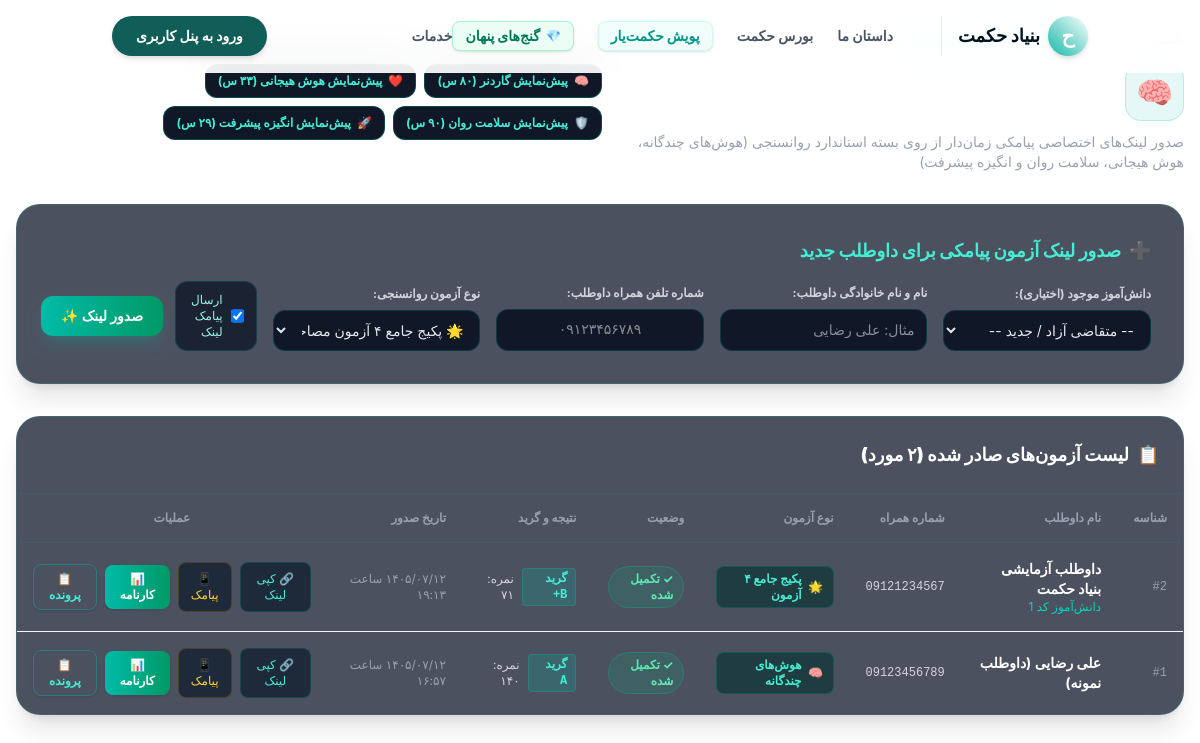
The page /admin-interview-tests.php (signed in) on the database its author committed.
### tables this page shows
CREATE TABLE interview_tests (
    id INTEGER PRIMARY KEY AUTOINCREMENT,
    token TEXT UNIQUE NOT NULL,
    student_id INTEGER,
    candidate_name TEXT NOT NULL,
    mobile TEXT,
    national_id TEXT,
    test_type TEXT DEFAULT 'interview_battery',
    status TEXT DEFAULT 'pending',
    current_question INTEGER DEFAULT 0,
    answers_json TEXT DEFAULT '{}',
    scores_json TEXT DEFAULT '{}',
    total_time_spent INTEGER DEFAULT 0,
    started_at TEXT,
    completed_at TEXT,
    created_at DATETIME DEFAULT CURRENT_TIMESTAMP,
    FOREIGN KEY (student_id) REFERENCES students(id)
);

### admin-interview-tests.php (the view, shortened to what the rows shown need)
<?php
require_once 'includes/db.php';
require_once 'includes/SmsService.php';
$available_tests = getAllAvailableTests();
$pdo->exec("
    CREATE TABLE IF NOT EXISTS interview_tests (
        id INTEGER PRIMARY KEY AUTOINCREMENT,
        token TEXT UNIQUE NOT NULL,
        student_id INTEGER,
        candidate_name TEXT NOT NULL,
        mobile TEXT,
        national_id TEXT,
        test_type TEXT DEFAULT 'comprehensive_battery',
        status TEXT DEFAULT 'pending',
        current_question INTEGER DEFAULT 0,
        answers_json TEXT DEFAULT '{}',
        scores_json TEXT DEFAULT '{}',
        total_time_spent INTEGER DEFAULT 0,
        started_at TEXT,
        completed_at TEXT,
        created_at DATETIME DEFAULT CURRENT_TIMESTAMP,
        FOREIGN KEY (student_id) REFERENCES students(id)
    )
");
$tests_stmt = $pdo->query("
    SELECT t.*, s.name as st_name, s.surname as st_surname
    FROM interview_tests t
    LEFT JOIN students s ON t.student_id = s.id
    ORDER BY t.id DESC
");
$all_tests = $tests_stmt->fetchAll(PDO::FETCH_ASSOC);
$protocol = (isset($_SERVER['HTTPS']) && $_SERVER['HTTPS'] === 'on') ? 'https' : 'http';
$host = $_SERVER['HTTP_HOST'] ?? 'hekmatfoundation.org';
$base_test_url = "{$protocol}://{$host}/interview-test.php?token=";
?>
<!DOCTYPE html>
<html lang="fa-IR" dir="rtl" class="scroll-smooth">
<head>
    <?php include 'includes/head.php'; ?>
</head>
<body class="bg-gray-950 text-gray-100 font-sans min-h-screen">
    <main class="container mx-auto px-4 py-8 max-w-7xl">
        <div class="flex flex-col md:flex-row md:items-center justify-between gap-4 mb-8">
            <div>
                <h1 class="text-2xl md:text-3xl font-black text-white flex items-center gap-3">
                    <span class="p-2.5 bg-teal-500/10 text-teal-400 rounded-2xl border border-teal-500/20">🧠</span>
                </h1>
            </div>
        </div>
        <div class="glass-box rounded-3xl p-6 md:p-8 mb-8 shadow-xl">
            <h2 class="text-lg font-black text-teal-300 mb-4 flex items-center gap-2">
                <span>➕</span>
                <span>صدور لینک آزمون پیامکی برای داوطلب جدید</span>
            </h2>
        </div>
        <div class="glass-box rounded-3xl overflow-hidden shadow-xl">
            <div class="p-6 border-b border-teal-500/10 flex items-center justify-between">
                <h2 class="text-lg font-black text-white flex items-center gap-2">
                    <span>📋</span>
                    <span>لیست آزمون‌های صادر شده (<?php echo toFarsiDigits(count($all_tests)); ?> مورد)</span>
                </h2>
            </div>
            <div class="overflow-x-auto">
                <table class="w-full text-right text-sm">
                    <thead class="bg-gray-900/90 text-gray-400 text-xs border-b border-teal-500/10">
                        <tr>
                            <th class="py-4 px-4 font-bold">شناسه</th>
                            <th class="py-4 px-4 font-bold">نام داوطلب</th>
                            <th class="py-4 px-4 font-bold">شماره همراه</th>
                            <th class="py-4 px-4 font-bold">نوع آزمون</th>
                            <th class="py-4 px-4 font-bold">وضعیت</th>
                            <th class="py-4 px-4 font-bold">نتیجه و گرید</th>
                            <th class="py-4 px-4 font-bold">تاریخ صدور</th>
                            <th class="py-4 px-4 font-bold text-center">عملیات</th>
                        </tr>
                    </thead>
                    <tbody class="divide-y divide-teal-500/5">
                        <?php if (empty($all_tests)): ?>
                            <tr>
                                <td colspan="8" class="text-center py-10 text-gray-500">
                                    هنوز هیچ آزمونی صادر نشده است. با فرم بالا اولین لینک را صادر نمایید.
                                </td>
                            </tr>
                        <?php else: ?>
                            <?php foreach ($all_tests as $t):
                                $scores = !empty($t['scores_json']) ? json_decode($t['scores_json'], true) : null;
                                $link = $base_test_url . $t['token'];
                                $ttype = $t['test_type'] ?? 'gardner_mit';
                                $tmeta = $available_tests[$ttype] ?? ['title' => $ttype, 'icon' => '📝'];
                            ?>
                            <tr class="hover:bg-teal-500/5 transition">
                                <td class="py-4 px-4 font-mono text-xs text-gray-400">#<?php echo $t['id']; ?></td>
                                <td class="py-4 px-4 font-bold text-white">
                                    <?php echo htmlspecialchars($t['candidate_name']); ?>
                                    <?php if (!empty($t['student_id'])): ?>
                                        <span class="text-xs font-normal text-teal-400 block">دانش‌آموز کد <?php echo $t['student_id']; ?></span>
                                    <?php endif; ?>
                                </td>
                                <td class="py-4 px-4 font-mono text-xs text-gray-300">
                                    <?php echo !empty($t['mobile']) ? htmlspecialchars($t['mobile']) : '<span class="text-gray-600">ثبت‌نشده</span>'; ?>
                                </td>
                                <td class="py-4 px-4">
                                    <span class="inline-flex items-center gap-1.5 px-2.5 py-1 rounded-lg bg-teal-950/60 border border-teal-500/20 text-teal-300 text-xs font-bold">
                                        <span><?php echo $tmeta['icon'] ?? '📝'; ?></span>
                                        <span><?php echo htmlspecialchars($tmeta['short_title'] ?? $tmeta['title']); ?></span>
                                    </span>
                                </td>
                                <td class="py-4 px-4">
                                    <?php if ($t['status'] === 'completed'): ?>
                                        <span class="inline-flex items-center gap-1 px-2.5 py-1 rounded-full bg-emerald-500/15 border border-emerald-500/30 text-emerald-300 text-xs font-bold">
                                            ✓ تکمیل شده
                                        </span>
                                    <?php elseif ($t['status'] === 'in_progress'): ?>
                                        <span class="inline-flex items-center gap-1 px-2.5 py-1 rounded-full bg-amber-500/15 border border-amber-500/30 text-amber-300 text-xs font-bold animate-pulse">
                                            ⏳ در حال پاسخ
                                        </span>
                                    <?php else: ?>
                                        <span class="inline-flex items-center gap-1 px-2.5 py-1 rounded-full bg-gray-800 border border-gray-700 text-gray-400 text-xs font-bold">
                                            در انتظار شروع
                                        </span>
                                    <?php endif; ?>
                                </td>
                                <td class="py-4 px-4">
                                    <?php if ($scores): ?>
                                        <div class="flex items-center gap-2">
                                            <span class="px-2 py-0.5 rounded bg-teal-500/20 text-teal-300 font-bold font-mono text-xs border border-teal-500/30">
                                                گرید <?php echo htmlspecialchars($scores['grade'] ?? '-'); ?>
                                            </span>
                                            <span class="text-xs text-gray-300">
                                                نمره: <?php echo toFarsiDigits($scores['total_score'] ?? 0); ?>
                                            </span>
                                        </div>
                                    <?php else: ?>
                                        <span class="text-gray-500 text-xs">---</span>
                                    <?php endif; ?>
                                </td>
                                <td class="py-4 px-4 text-xs text-gray-400">
                                    <?php echo formatJalaliDateTime($t['created_at']); ?>
                                </td>
                                <td class="py-4 px-4 text-center">
                                    <div class="flex items-center justify-center gap-2">
                                        <button onclick="copyToClipboard('<?php echo htmlspecialchars($link); ?>')"
                                                title="کپی لینک اختصاصی برای ارسال به داوطلب"
                                                class="p-2 bg-gray-800 hover:bg-teal-600/30 text-teal-300 rounded-lg text-xs transition border border-teal-500/20">
                                            🔗 کپی لینک
                                        </button>
                                        <?php if (!empty($t['mobile'])): ?>
                                        <form method="POST" class="inline" onsubmit="return confirm('پیامک لینک آزمون به شماره <?php echo $t['mobile']; ?> ارسال شود؟');">
                                            <button type="submit" title="ارسال پیامک مجدد"
                                                    class="p-2 bg-gray-800 hover:bg-gray-700 text-amber-300 rounded-lg text-xs transition border border-amber-500/20">
                                                📱 پیامک
                                            </button>
                                        </form>
                                        <?php endif; ?>
                                        <?php if ($scores): ?>
                                        <button onclick='showReportModal(<?php echo json_encode($t, JSON_UNESCAPED_UNICODE); ?>, <?php echo json_encode($scores, JSON_UNESCAPED_UNICODE); ?>)'
                                                class="px-2.5 py-1.5 bg-gradient-to-r from-teal-500 to-emerald-600 hover:from-teal-400 hover:to-emerald-500 text-white font-bold rounded-lg text-xs shadow transition">
                                            📊 کارنامه
                                        </button>
                                        <a href="interview-dossier.php?token=<?php echo urlencode($t['token']); ?>" target="_blank"
                                           title="مشاهده پرونده تحلیلی تفصیلی و رادار چارت (آماده پرینت A4)"
                                           class="px-2.5 py-1.5 bg-teal-950/80 hover:bg-teal-900 border border-teal-500/40 text-teal-300 font-bold rounded-lg text-xs shadow transition flex items-center gap-1">
                                            📋 پرونده
                                        </a>
                                        <?php endif; ?>
                                    </div>
                                </td>
                            </tr>
                            <?php endforeach; ?>
                        <?php endif; ?>
                    </tbody>
                </table>
            </div>
        </div>
    </main>
</body>
</html>

### rows shown on the page
interview_tests: id "2", candidate_name "داوطلب آزمایشی بنیاد حکمت", student "1", mobile "09121234567", test_type "🌟", test_type "پکیج جامع ۴ آزمون", status "✓ تکمیل شده", scores_json "B+", scores_json "۷۱", created_at "۱۴۰۵/۰۷/۱۲ ساعت ۱۹:۱۳"
interview_tests: id "1", candidate_name "علی رضایی (داوطلب نمونه)", mobile "09123456789", test_type "🧠", test_type "هوش‌های چندگانه", status "✓ تکمیل شده", scores_json "A", scores_json "۱۴۰", created_at "۱۴۰۵/۰۷/۱۲ ساعت ۱۶:۵۷"

### other values the page prints
toFarsiDigits(count($all_tests)) "۲"
form field test_type "🌟 پکیج جامع ۴ آزمون مصاحبه و استعدادیابی بنیاد حکمت (۲۳۲ سوال)"
